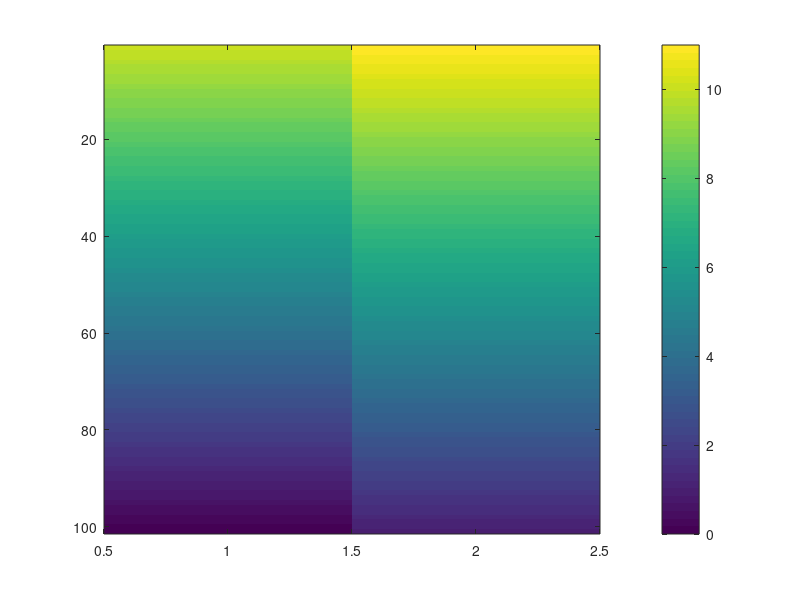

Here is the MATLAB script that generated this plot: (Note: this script raises an error after producing the figure.)
close all
clear all

nflat=1;
nslope=1;
ny=2*nflat;
nz=101;
nx=2;

fac=[ones(1,nflat), linspace(1,0,nslope), zeros(1,nflat)];
fac=[ones(1,nflat), zeros(1,nflat)];

cast1=linspace(10,0,nz)';
dt=1.0;
cast2=linspace(10+dt,0+dt,nz)';

t1=bsxfun(@times, ones(1,2*nflat) , cast2);

t2=bsxfun(@times, fac, cast1-cast2);

ct=t1+t2;

imagesc(ct)
colorbar

ct=repmat(ct,[1,1,nx]);

p=linspace(0,2000,nz)';
p=repmat(p,[1,ny]);
p=repmat(p,[1,1,nx]);

lat=linspace(-85,85,ny);
lat=bsxfun(@times,lat,ones(nz,1));
lats=repmat(lat,[1,1,nx]);
lon=linspace(0,4,nx);
lon=bsxfun(@times,lon,ones(ny,1));
longs=repmat(permute(lon,[3 1 2]),[nz 1 1]);

s=36+0*ct;

rho0=gsw_rho(squeeze(s(:,:,1)), squeeze(ct(:,:,1)), 0*squeeze(p(:,:,1)));
if 1;
    figure
    contourf(lats(1,:,1),-p(:,1,1),rho0)
    colorbar
end

vars = {'s','ct','p','lats','longs'};
save('data/idealized_01.mat',vars{:})

